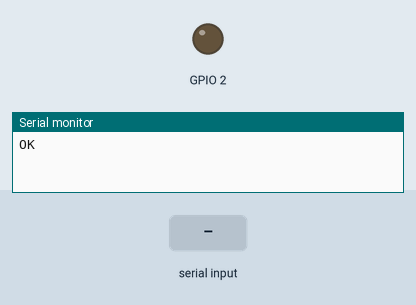
Bench run of a sketch on a simulated ESP32. Shown: output pins drawn as LEDs (lit = HIGH), the last lines printed to the serial monitor. Inputs (shaded band) come from the test bench. The modem accepts every AT command (registered, SIM ready, sends succeed) and sends nothing else.

Above: at 3.2 s.
3.3 s: "LED" received over the second serial link
At 4.6 s:
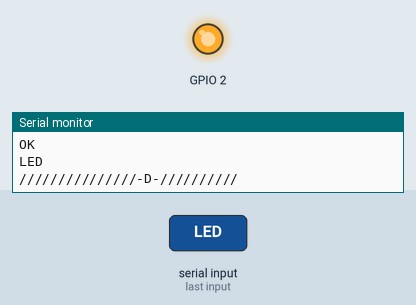
5.8 s: "reset" received over Serial
Timing chart, 0 to 8.8 s (numbered marks = the images above; inputs shaded):
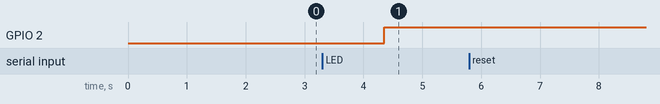

The sketch:

modulewifi.ino
```cpp
#include <SoftwareSerial.h>

SoftwareSerial ESP(10, 11); // TX, RX

String SSID = "ssid";
String PASS = "pass";

bool isSetup;
// AT+CWLAP  wifiscan
// AT+UART=9600,8,1,0,0 changer baud rate
// AT+CIPMUX=1, où le nombre correspond au type de connexion (0 – une seule connexion, 1 – plusieurs connexions).
// Le premier chiffre de la commande AT+CIPSERVER=1,80 est utilisé pour fermer le mode serveur (0) ou ouvrir le mode serveur (1)
// AT+CIFSR IP du module wifi ESP8266 ESP-01,
// AT+CIPSEND=0,5 envoyer 5b sur le canal 0
// AT+CIPCLOSE=0 fermer le canal pour faire apparaitre le msg
void setup()
{
    Serial.begin(9600);
    trySetup();
    if (isSetup)
    {
        ESP.begin(9600);
    }
    else
    {
        ESP.begin(115200);
        initESP();
    }

    pinMode(2, OUTPUT);
}

void loop()
{
    // put your main code here, to run repeatedly:
    while (ESP.available())
    {
        String msg = ESP.readString();
        Serial.println(msg);
        int size = msg.length();
        String client = String(msg[0]);
        int indicePointVirgule = msg.indexOf("GET");
        int indice2point = msg.indexOf(':');
        String msg3 = msg.substring(indicePointVirgule + 3, indicePointVirgule + 3 + 6);
        String msg2 = msg.substring(indice2point + 1);
        Serial.println("///////////////-" + msg3 + "-//////////");
        delay(50);
        if (msg2 == "LED" || msg3 == " /LED1")
        {
            digitalWrite(2, HIGH);
            if (msg2 == "LED")
            {
                Hackclient(client, "HACK2");
            }
        }
        if (msg2 == "LEDOFF" || msg3 == " /LED0")
        {
            digitalWrite(2, LOW);
            if (msg2 == "LEDOFF")
            {
                Hackclient(client, "HACK2");
            }
        }
    }

    while (Serial.available())
    {
        String msg = Serial.readString();
        if (msg == "reset")
        {
            initESP();
        }
        else
        {
            ESP.println(msg);
        }
    }
}

void initESP()
{
    Serial.println("***** INIT ESP *****");
    commESP("AT+RESTORE", 4000);
    spacer();
    ESP.begin(115200);
    commESP("AT", 4000);
    spacer();
    commESP("AT+UART=9600,8,1,0,0", 4000);
    ESP.begin(9600);
    commESP("AT+CWMODE=1", 5000);
    spacer();
    commESP("AT+CWJAP=\"" + SSID + "\",\"" + PASS + "\"", 10000);
    spacer();
    commESP("AT+CIFSR", 1000);
    spacer();
    commESP("AT+CIPMUX=1", 1000);
    spacer();
    commESP("AT+CIPSERVER=1,80", 1000);
    spacer();
}
void trySetup()
{
    ESP.begin(9600);
    sendESP("AT");
    delay(1000);
    String msg=ESP.readString();
    Serial.println(msg);
    if (msg == NULL)
    {
        isSetup = false;
    }
    else
    {
        isSetup = true;
    }
}
void spacer()
{
    Serial.println("********************");
}

void sendESP(String cmd)
{
    ESP.println(cmd);
}

void recvESP(const int timeout)
{
    String resp = "";
    unsigned long time = millis();
    while ((time + timeout) > millis())
    {
        while (ESP.available())
        {
            char c = ESP.read();
            resp += c;
        }
    }
    Serial.print(resp);
}

void commESP(String cmd, const int timeout)
{
    sendESP(cmd);
    recvESP(timeout);
}

void Hackclient(String client, String hack)
{
    // String numClient = static_cast<String>(client);

    String lenghtHack = static_cast<String>(hack.length());
    sendESP("AT+CIPSEND=" + client + "," + lenghtHack);
    delay(500);
    sendESP(hack);
    delay(500);
    sendESP("AT+CIPCLOSE=" + client);
}
```

Measured:
- after the input at 3.3 s, GPIO 2: LOW → HIGH after 1.1 s
